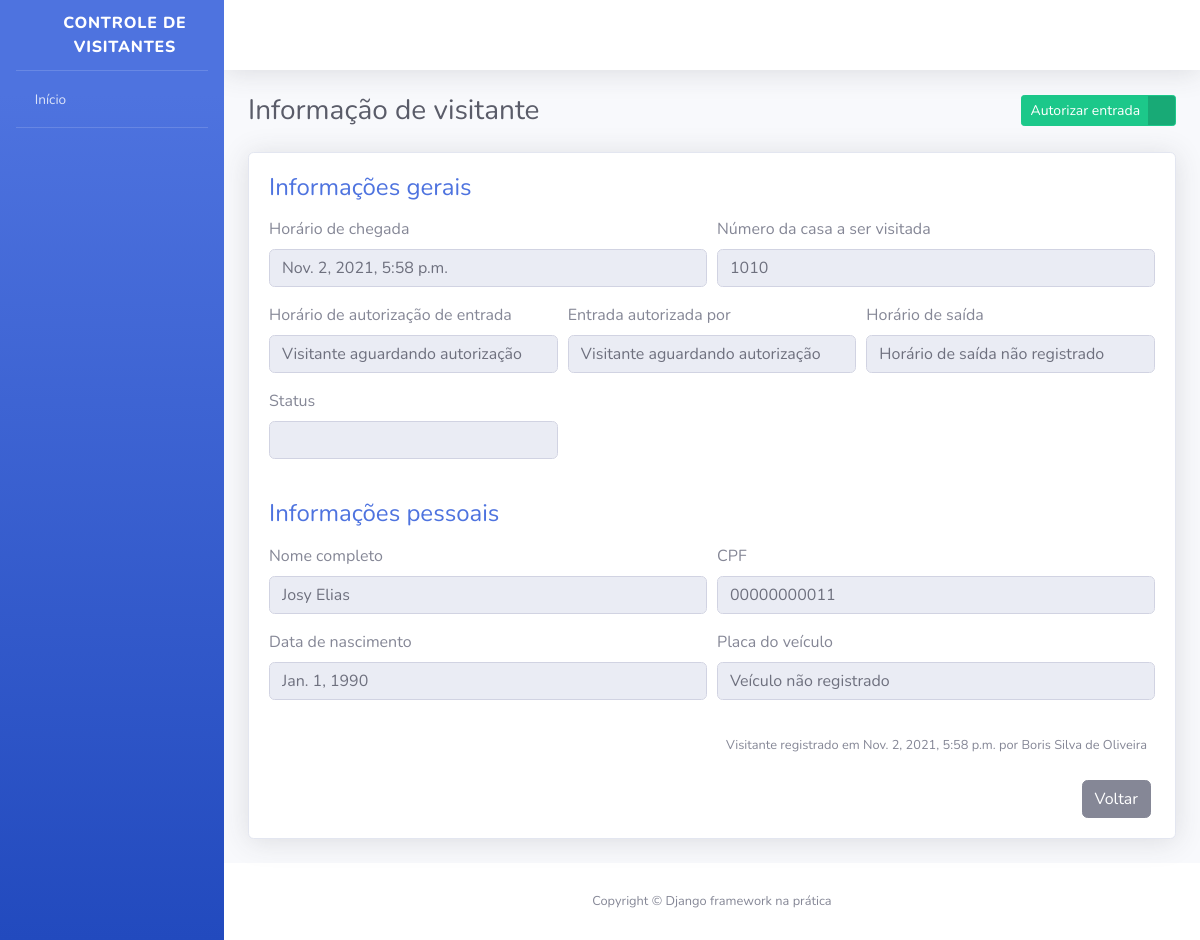
Page /visitantes/2/ on the earlier database version.
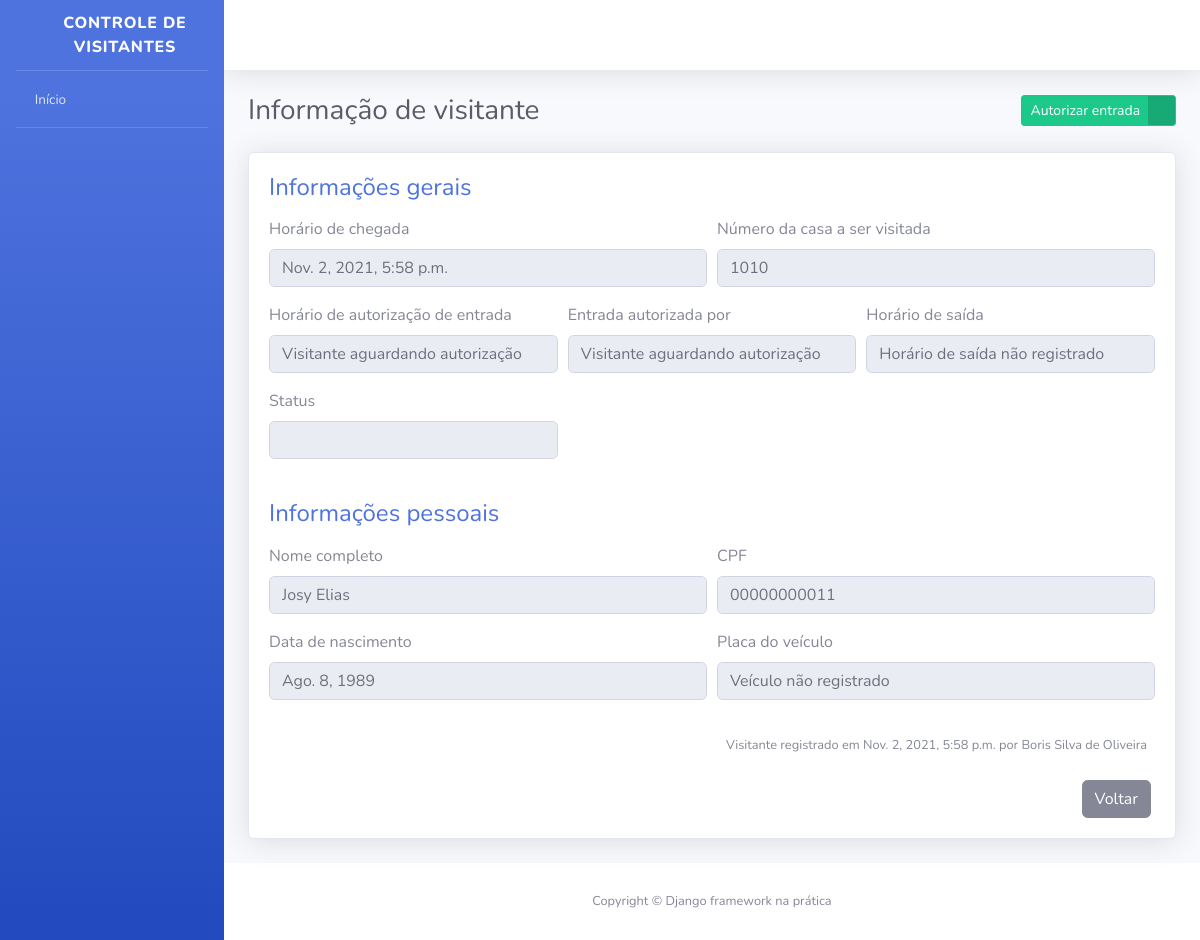
Same page on the later database version.
### visitantes/models.py (models this page shows, shortened)
class Visitante(models.Model):
    STATUS_VISITANTE = [
        ("AGUARDANDO","Aguardando autorização"),
        ("EM_VISITA","Em visita"),
        ("FINALIZADO","Visita finalizada"),
    ]
    status = models.CharField(verbose_name="Status",max_length=10,choices= STATUS_VISITANTE,default="AGUARDANDO")
    nome_completo= models.CharField(verbose_name="Nome completo", max_length=194)
    cpf=models.CharField(verbose_name="CPF",max_length=11)
    data_nascimento=models.DateField(verbose_name="Data de nascimento", auto_now=False, auto_now_add=False)
    numero_casa=models.PositiveIntegerField(verbose_name="Numero da casa a ser visitada")
    placa_veiculo= models.CharField(verbose_name="Placa do veiculo", max_length=7,null= True, blank=True)
    horario_chegada=models.DateTimeField(verbose_name="Horario de chegada na portaria",auto_now_add=True)
    horario_saida= models.DateTimeField(verbose_name="Horario de saida do condominio", auto_now=False, null=True, blank=True)
    horario_autorizacao=models.DateTimeField(verbose_name="Horario de autorização da entrada", auto_now=False, blank=True, null=True)
    morador_responsavel=models.CharField(verbose_name="Nome do morador responsavel por autorizar a entrada", max_length=195, blank=True)
    registrado_por=models.ForeignKey("porteiros.Porteiro",verbose_name= "Porteiro responsavel pelo registro", on_delete= models.PROTECT)
    def get_horario_saida(self):
        if self.horario_saida:
            return self.horario_saida
        return "Horário de saída não registrado"
    def get_horario_autorizacao(self):
        if self.horario_autorizacao:
            return self.horario_autorizacao
        return "Visitante aguardando autorização"
    def get_morador_responsavel(self):
        if self.morador_responsavel:
            return self.morador_responsavel
        return "Visitante aguardando autorização"
    def get_placa_veiculo(self):
        if self.placa_veiculo:
            return self.placa_veiculo
        return "Veículo não registrado"
    class Meta:
        verbose_name= "Visitante"
        verbose_name_plural= "Visitantes"
        db_table= "visitante"

### porteiros/models.py (models this page shows)
class Porteiro(models.Model):
    usuario=models.OneToOneField("usuarios.Usuario", verbose_name="Usuário",on_delete=models.CASCADE)
    nome_completo= models.CharField(verbose_name="Nome Completo", max_length=194)
    cpf= models.CharField(verbose_name="CPF", max_length=11)
    telefone= models.CharField(verbose_name="Telefone de Contato", max_length=11)
    data_nascimento= models.DateField(verbose_name="Data de nascimento",auto_now= False, auto_now_add=False)
    class Meta:
        verbose_name="Porteiro"
        verbose_name_plural="Porteiros"
        db_table="porteiro"
    def __str__(self):
        return self.nome_completo

### visitantes/views.py (the view, shortened to what this page needs)
# urls.py: path("visitantes/<int:id>/",visitantes.views.informacoes_visitante,name="informacoes_visitante"),
def informacoes_visitante(request, id):
    visitante = get_object_or_404(Visitante,id=id)
    form = AutorizaVisitanteForm()
    context = {
        "nome_pagina": "Informação de visitante",
        "visitante": visitante,
        "form": form,
    }
    return render(request,"informacoes_visitante.html",context)

### visitantes/forms.py
class AutorizaVisitanteForm(forms.ModelForm):
    morador_responsavel = forms.CharField(required=True)
    class Meta:
        model = Visitante
        fields =[
            "morador_responsavel",
        ]
        error_messages = {
            "morador_responsavel": {
                "required": "Por favor, informe o nome do morador responsável"
            }
        }

### controle_visitantes/templates/informacoes_visitante.html (shortened to what this page needs)
{% extends "base.html" %}
{% load widget_tweaks %}
{% block conteudo %}
<div class="container">
    <div class="d-sm-flex align-items-center justify-content-between mb-4">
        <h1 class="h3 mb-0 text-gray-800">{{ nome_pagina }}</h1>
        <a href="#" class="btn btn-success btn-icon-split btn-sm" data-toggle="modal" data-target="#modal1">
            <span class="text">Autorizar entrada</span>
            <span class="icon text-white-50">
                <i class="fas fa-user-check"></i>
            </span>
        </a>
    </div>
    <div class="card shadow mb-4">
        <div class="card-body">
            <h4 class="mb-3 text-primary">
                Informações gerais
            </h4>
            <form>
                <div class="form-row">
                    <div class="form-group col-md-6">
                        <label>Horário de chegada</label>
                        <input type="text" class="form-control" value="{{ visitante.horario_chegada }}" disabled>
                    </div>
                    <div class="form-group col-md-6">
                        <label>Número da casa a ser visitada</label>
                        <input type="text" class="form-control" value="{{ visitante.numero_casa }}" disabled>
                    </div>
                </div>
                <div class="form-row">
                    <div class="form-group col-md-4">
                        <label>Horário de autorização de entrada</label>
                        <input type="text" class="form-control" value="{{ visitante.get_horario_autorizacao }}" disabled>
                    </div>
                    <div class="form-group col-md-4">
                        <label>Entrada autorizada por</label>
                        <input type="text" class="form-control" value="{{ visitante.get_morador_responsavel }}" disabled>
                    </div>
                    <div class="form-group col-md-4">
                        <label>Horário de saída</label>
                        <input type="text" class="form-control" value="{{ visitante.get_horario_saida}}" disabled>
                    </div>
                     <div class="form-group col-md-4">
                        <label>Status</label>
                        <input type="text" class="form-control" value="{{ visitante.Status}}" disabled>
                    </div>
                </div>
            </form>
            <h4 class="mb-3 mt-4 text-primary">
                Informações pessoais
            </h4>
            <form>
                <div class="form-row">
                    <div class="form-group col-md-6">
                        <label>Nome completo</label>
                        <input type="text" class="form-control" value="{{ visitante.nome_completo }}" disabled>
                    </div>
                    <div class="form-group col-md-6">
                        <label>CPF</label>
                        <input type="text" class="form-control" value="{{ visitante.cpf }}" disabled>
                    </div>
                </div>
                <div class="form-row">
                    <div class="form-group col-md-6">
                        <label>Data de nascimento</label>
                        <input type="text" class="form-control" value="{{ visitante.data_nascimento }}" disabled>
                    </div>
                    <div class="form-group col-md-6">
                        <label>Placa do veículo</label>
                        <input type="text" class="form-control" value="{{ visitante.get_placa_veiculo }}" disabled>
                    </div>
                </div>
            </form>
            <p class="mr-2 mt-3 mb-4 text-right">
                <small>
                    Visitante registrado em {{ visitante.horario_chegada }} por {{ visitante.registrado_por }}
                </small>
            </p>
            <div class="mr-1 text-right">
                <a href="{% url 'index' %}" class="btn btn-secondary text-white" type="button">
                    <span class="text">Voltar</span>
                </a>
            </div>
        </div>
    </div>
    </div>
</div>
{% endblock %}

Differences in the rows shown:
changed Visitante "Visitante aguardando autorização": data_nascimento "Jan. 1, 1990" → "Ago. 8, 1989"
